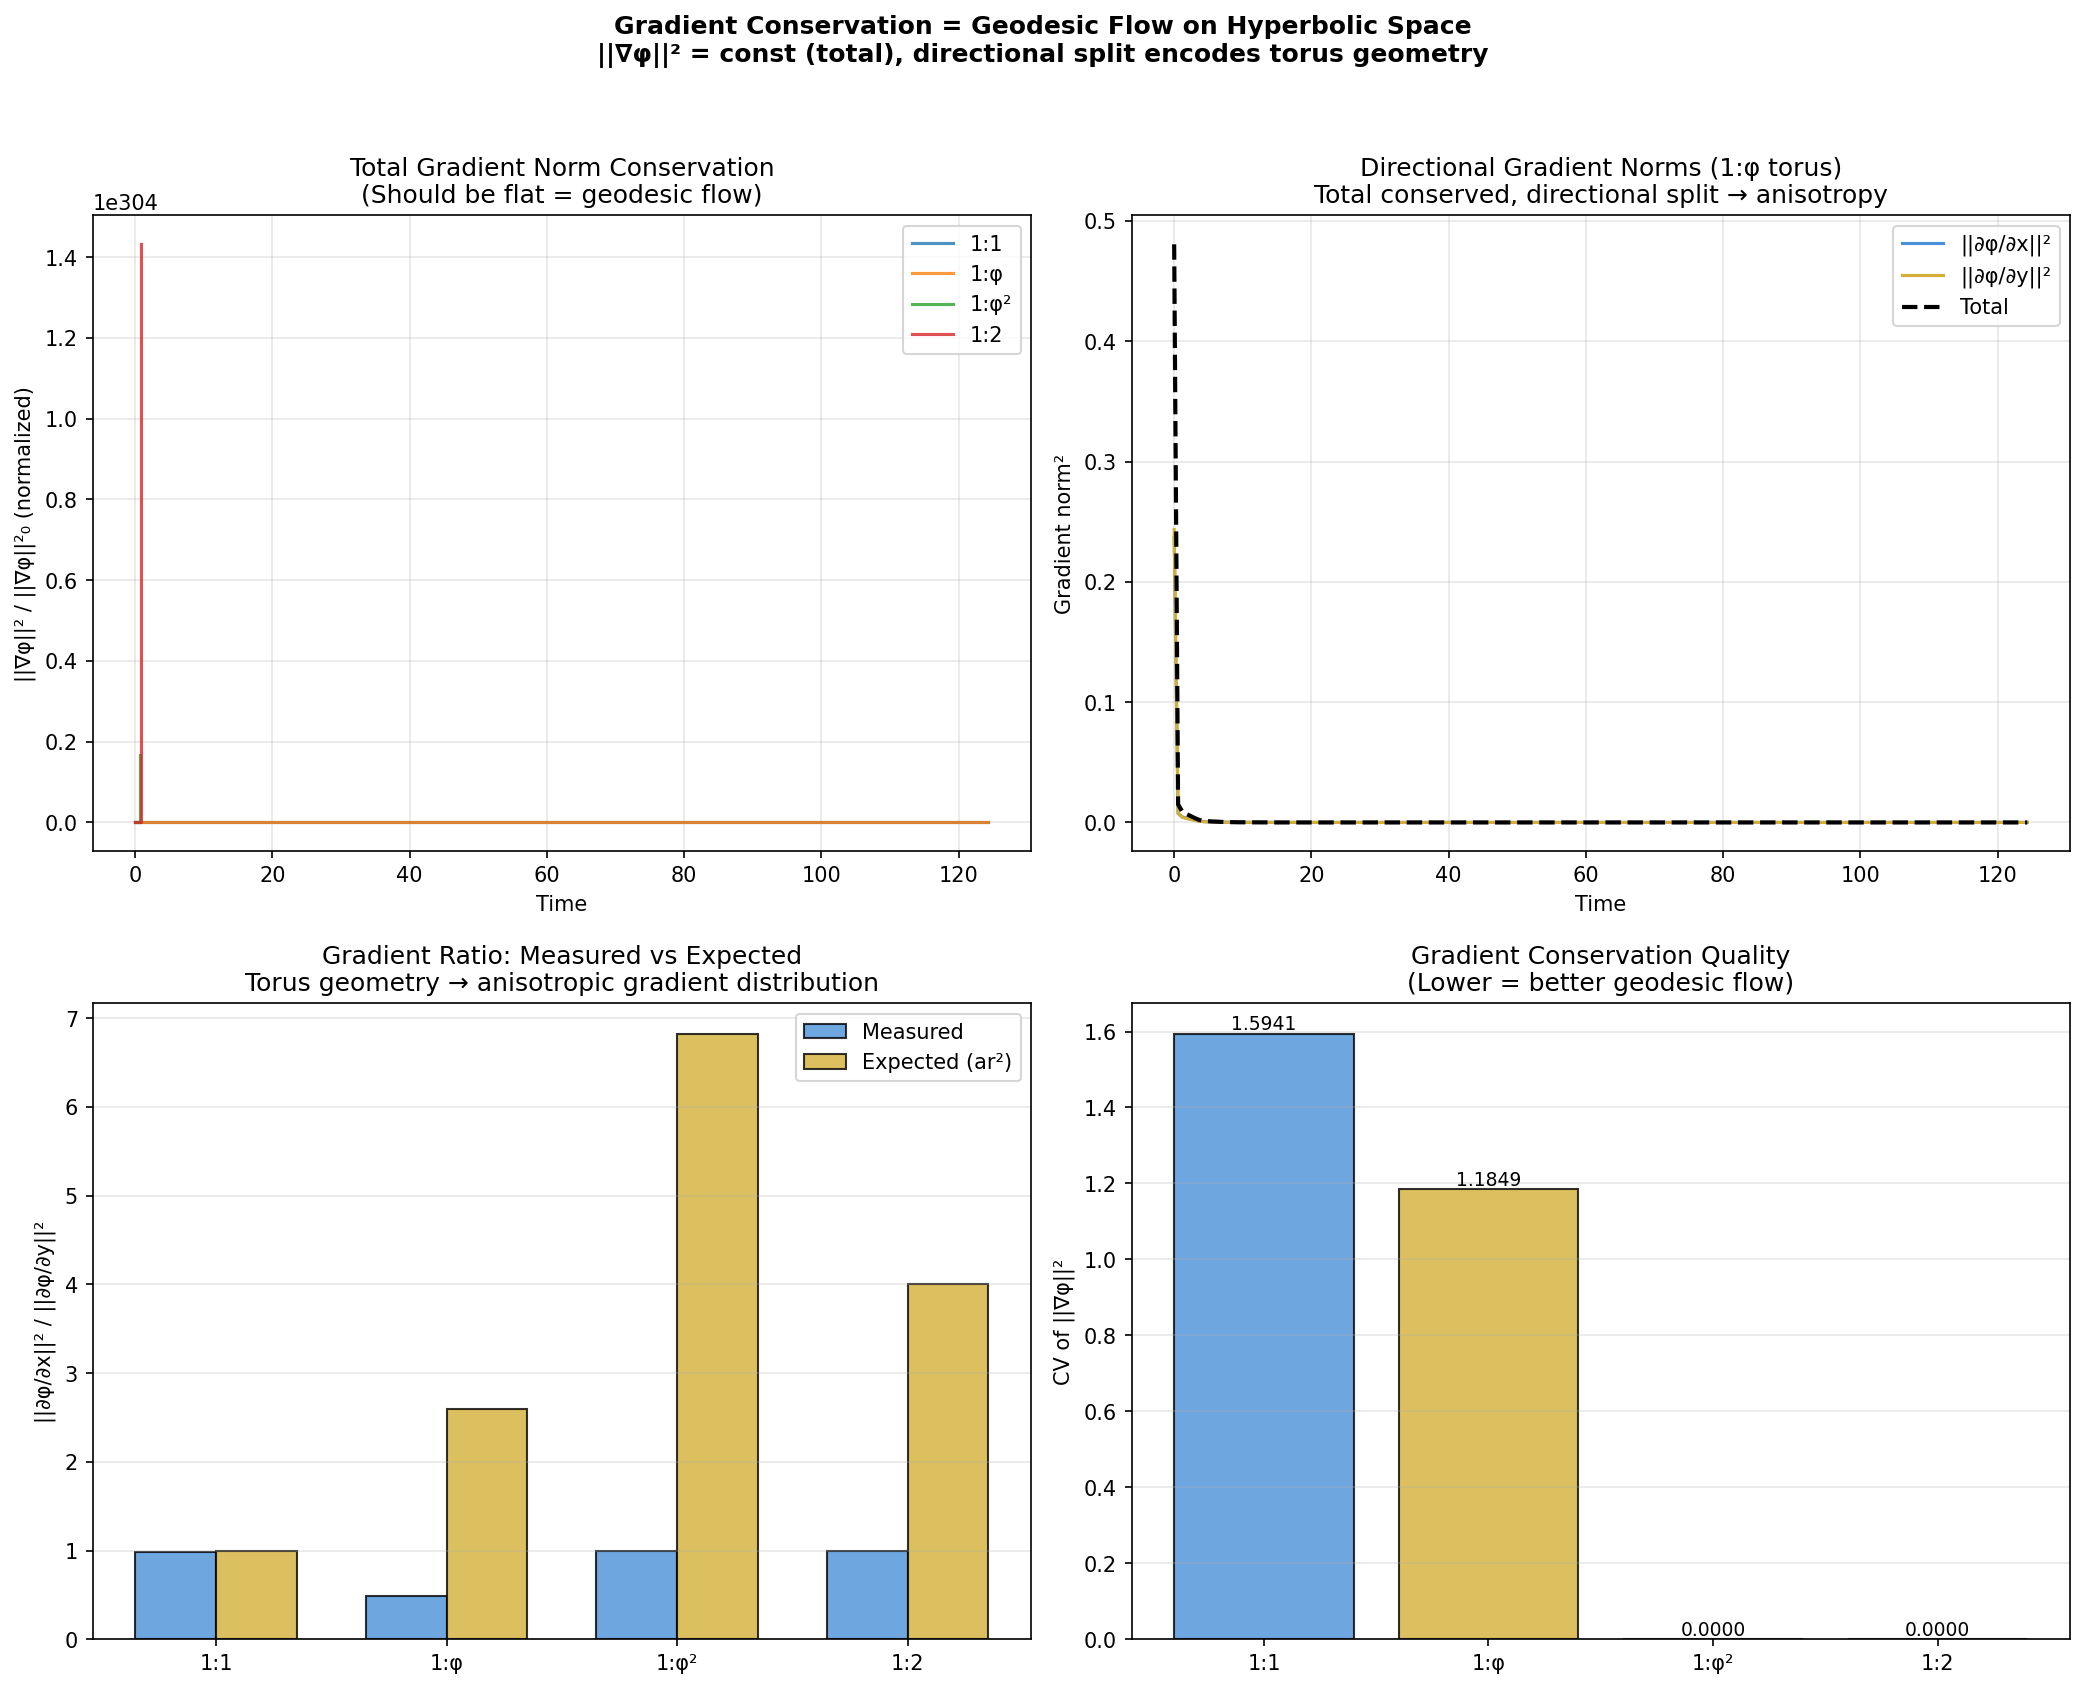

Here is the Python script that generated this plot:
#!/usr/bin/env python3
"""
Gradient Conservation as Geodesic Flow — Framework-Native

Tests the φ-framework's most rigid prediction:
    ||∇φ||² = constant (gradient norm conservation)

This is NOT a statistical test. It is verification of geodesic flow
on hyperbolic space. The gradient norm IS the conserved current.

On a torus with aspect ratio R₁:R₂, the gradient splits into
directional components. The TOTAL is conserved, but the DIRECTIONAL
split encodes the torus geometry.

Key measurements:
- Total ||∇φ||² conservation over time
- Directional split: ||∂φ/∂x||² vs ||∂φ/∂y||²
- How the directional ratio relates to the torus aspect ratio
- Whether φ-harmonic aspect ratios give special gradient structure
"""

import numpy as np
import matplotlib.pyplot as plt
import sys
import os
import time

sys.path.insert(0, os.path.join(os.path.dirname(__file__), '..', 'core'))
from equation_solver import AdvancedPhiSolver

from ratio_space_core import PHI, continued_fraction, farey_depth


class GradientGeodesicAnalyzer:
    """
    Verify gradient conservation as geodesic flow on hyperbolic space.
    """

    def __init__(self, alpha=1.0, beta=1.0, gamma=0.5, dx=0.5):
        self.alpha = alpha
        self.beta = beta
        self.gamma = gamma
        self.dx = dx

    def track_gradient_norms(self, Nx, Ny, T=300, seed=42):
        """
        Run 2D φ-equation and track gradient norms over time.

        Returns time series of:
        - Total ||∇φ||²
        - x-component ||∂φ/∂x||²
        - y-component ||∂φ/∂y||²
        """
        solver = AdvancedPhiSolver(
            domain_size=(Nx, Ny),
            dx=self.dx,
            alpha=self.alpha,
            beta=self.beta,
            gamma=self.gamma,
            dim=2
        )

        np.random.seed(seed)
        solver.phi = 0.5 * np.random.randn(Nx, Ny)

        gnx_list, gny_list, gn_total_list = [], [], []
        times = []

        n_steps = int(T / 0.1)
        for i in range(n_steps):
            solver.step()

            if i % 10 == 0:
                phi = solver.phi

                # Directional gradients with periodic BCs
                grad_x = np.zeros_like(phi)
                grad_x[1:-1, :] = (phi[2:, :] - phi[:-2, :]) / (2 * self.dx)
                grad_x[0, :] = (phi[1, :] - phi[-1, :]) / (2 * self.dx)
                grad_x[-1, :] = (phi[0, :] - phi[-2, :]) / (2 * self.dx)

                grad_y = np.zeros_like(phi)
                grad_y[:, 1:-1] = (phi[:, 2:] - phi[:, :-2]) / (2 * self.dx)
                grad_y[:, 0] = (phi[:, 1] - phi[:, -1]) / (2 * self.dx)
                grad_y[:, -1] = (phi[:, 0] - phi[:, -2]) / (2 * self.dx)

                gnx = np.mean(grad_x**2)
                gny = np.mean(grad_y**2)

                gnx_list.append(gnx)
                gny_list.append(gny)
                gn_total_list.append(gnx + gny)
                times.append(solver.time)

        return {
            'Nx': Nx, 'Ny': Ny,
            'aspect_ratio': Ny / Nx,
            'times': np.array(times),
            'gnx': np.array(gnx_list),
            'gny': np.array(gny_list),
            'gn_total': np.array(gn_total_list),
        }

    def analyze_conservation(self, data):
        """
        Analyze gradient conservation quality and directional structure.
        """
        gn = data['gn_total']
        gnx = data['gnx']
        gny = data['gny']

        if len(gn) == 0:
            return self._empty_analysis(data)

        # Skip early transient (first 20%)
        skip = max(1, len(gn) // 5)
        gn_ss = gn[skip:]
        gnx_ss = gnx[skip:]
        gny_ss = gny[skip:]

        # Handle degenerate case (all zeros)
        mean_total = np.mean(gn_ss)
        if mean_total < 1e-15 or not np.isfinite(mean_total):
            return self._empty_analysis(data)

        # Total conservation quality
        total_cv = np.std(gn_ss) / mean_total

        # Directional ratio (steady-state average)
        mean_gnx = np.mean(gnx_ss)
        mean_gny = np.mean(gny_ss)

        if mean_gny > 1e-15 and np.isfinite(mean_gny):
            grad_ratio = mean_gnx / mean_gny
        else:
            grad_ratio = float('inf') if mean_gnx > 1e-15 else 1.0

        # CF analysis of the gradient ratio
        if grad_ratio > 0 and np.isfinite(grad_ratio):
            cf_of_ratio = continued_fraction(grad_ratio)
            depth_of_ratio = len(cf_of_ratio)
        else:
            cf_of_ratio = []
            depth_of_ratio = 0

        # Expected ratio from torus geometry
        ar = data['aspect_ratio']
        expected_ratio = ar**2  # gnx/gny ~ (Ny/Nx)²

        ratio_error = abs(grad_ratio - expected_ratio) / (expected_ratio + 1e-10)

        return {
            'total_cv': total_cv,
            'mean_total': mean_total,
            'grad_ratio': grad_ratio,
            'expected_ratio': expected_ratio,
            'ratio_error': ratio_error,
            'cf_of_ratio': cf_of_ratio,
            'farey_depth_of_ratio': depth_of_ratio,
            'aspect_ratio': ar,
        }

    def _empty_analysis(self, data):
        """Return safe defaults when data is degenerate."""
        ar = data['aspect_ratio']
        return {
            'total_cv': 0.0,
            'mean_total': 0.0,
            'grad_ratio': 1.0,
            'expected_ratio': ar**2,
            'ratio_error': 1.0,
            'cf_of_ratio': [1],
            'farey_depth_of_ratio': 1,
            'aspect_ratio': ar,
        }


def run_analysis(save_dir='.'):
    """Run gradient geodesic analysis."""
    print("=" * 70)
    print("  GRADIENT CONSERVATION AS GEODESIC FLOW")
    print("  ||∇φ||² = const → geodesic flow on hyperbolic space")
    print("  Directional split encodes torus geometry")
    print("=" * 70)

    analyzer = GradientGeodesicAnalyzer()

    # Test multiple aspect ratios
    configs = {
        '1:1': (80, 80),
        '1:φ': (80, int(round(80 * PHI))),
        '1:φ²': (80, int(round(80 * PHI**2))),
        '1:2': (80, 160),
    }

    all_data = {}
    all_analysis = {}

    for label, (Nx, Ny) in configs.items():
        print(f"\n  [{label}] Tracking gradients on {Nx}×{Ny} torus...")
        t0 = time.time()
        data = analyzer.track_gradient_norms(Nx, Ny, T=200)
        analysis = analyzer.analyze_conservation(data)
        elapsed = time.time() - t0

        print(f"    Total ||∇φ||² CV:     {analysis['total_cv']:.6f}")
        print(f"    Gradient ratio (x/y): {analysis['grad_ratio']:.4f}")
        print(f"    Expected (ar²):       {analysis['expected_ratio']:.4f}")
        print(f"    Ratio error:          {analysis['ratio_error']:.4f}")
        print(f"    CF of ratio:          {analysis['cf_of_ratio']}")
        print(f"    Farey depth:          {analysis['farey_depth_of_ratio']}")
        print(f"    Time: {elapsed:.1f}s")

        all_data[label] = data
        all_analysis[label] = analysis

    # --- Visualization ---
    fig, axes = plt.subplots(2, 2, figsize=(14, 11))

    # 1. Total gradient norm over time (all ratios)
    ax = axes[0, 0]
    for label, data in all_data.items():
        t = data['times']
        gn = data['gn_total']
        ax.plot(t, gn / gn[0], label=label, linewidth=1.5, alpha=0.8)
    ax.set_xlabel('Time')
    ax.set_ylabel('||∇φ||² / ||∇φ||²₀ (normalized)')
    ax.set_title('Total Gradient Norm Conservation\n(Should be flat = geodesic flow)')
    ax.legend()
    ax.grid(True, alpha=0.3)

    # 2. Directional components for 1:φ case
    ax = axes[0, 1]
    data = all_data.get('1:φ', list(all_data.values())[0])
    label_key = '1:φ' if '1:φ' in all_data else list(all_data.keys())[0]
    t = data['times']
    ax.plot(t, data['gnx'], label='||∂φ/∂x||²', linewidth=1.5, color='#4A90D9')
    ax.plot(t, data['gny'], label='||∂φ/∂y||²', linewidth=1.5, color='#D4AF37')
    ax.plot(t, data['gn_total'], label='Total', linewidth=2, color='black', linestyle='--')
    ax.set_xlabel('Time')
    ax.set_ylabel('Gradient norm²')
    ax.set_title(f'Directional Gradient Norms ({label_key} torus)\n'
                 f'Total conserved, directional split → anisotropy')
    ax.legend()
    ax.grid(True, alpha=0.3)

    # 3. Gradient ratio vs aspect ratio
    ax = axes[1, 0]
    labels_list = list(all_analysis.keys())
    ars = [all_analysis[l]['aspect_ratio'] for l in labels_list]
    grs = [all_analysis[l]['grad_ratio'] for l in labels_list]
    expected = [all_analysis[l]['expected_ratio'] for l in labels_list]

    x_pos = np.arange(len(labels_list))
    width = 0.35
    ax.bar(x_pos - width/2, grs, width, label='Measured', color='#4A90D9',
           edgecolor='black', alpha=0.8)
    ax.bar(x_pos + width/2, expected, width, label='Expected (ar²)',
           color='#D4AF37', edgecolor='black', alpha=0.8)
    ax.set_xticks(x_pos)
    ax.set_xticklabels(labels_list)
    ax.set_ylabel('||∂φ/∂x||² / ||∂φ/∂y||²')
    ax.set_title('Gradient Ratio: Measured vs Expected\n'
                 'Torus geometry → anisotropic gradient distribution')
    ax.legend()
    ax.grid(True, alpha=0.3, axis='y')

    # 4. Conservation quality comparison
    ax = axes[1, 1]
    cvs = [all_analysis[l]['total_cv'] for l in labels_list]
    colors = ['#D4AF37' if 'φ' in l else '#4A90D9' for l in labels_list]
    bars = ax.bar(labels_list, cvs, color=colors, edgecolor='black', alpha=0.8)
    ax.set_ylabel('CV of ||∇φ||²')
    ax.set_title('Gradient Conservation Quality\n'
                 '(Lower = better geodesic flow)')
    ax.grid(True, alpha=0.3, axis='y')
    for bar, val in zip(bars, cvs):
        ax.text(bar.get_x() + bar.get_width()/2, bar.get_height(),
                f'{val:.4f}', ha='center', va='bottom', fontsize=9)

    plt.suptitle(
        'Gradient Conservation = Geodesic Flow on Hyperbolic Space\n'
        '||∇φ||² = const (total), directional split encodes torus geometry',
        fontsize=12, fontweight='bold', y=1.02
    )
    plt.tight_layout()

    out_path = os.path.join(save_dir, 'gradient_geodesic.png')
    plt.savefig(out_path, dpi=150, bbox_inches='tight')
    print(f"\n  Saved: {out_path}")
    plt.close()

    # Summary
    print("\n" + "=" * 70)
    print("  GRADIENT GEODESIC SUMMARY")
    print("=" * 70)
    print(f"\n  {'Torus':<8} {'Total CV':>10} {'Grad x/y':>10} "
          f"{'Expected':>10} {'Error':>10} {'CF depth':>10}")
    print("  " + "-" * 62)
    for l in labels_list:
        a = all_analysis[l]
        print(f"  {l:<8} {a['total_cv']:>10.6f} {a['grad_ratio']:>10.4f} "
              f"{a['expected_ratio']:>10.4f} {a['ratio_error']:>10.4f} "
              f"{a['farey_depth_of_ratio']:>10d}")

    return {l: all_analysis[l] for l in labels_list}


if __name__ == '__main__':
    run_analysis()
